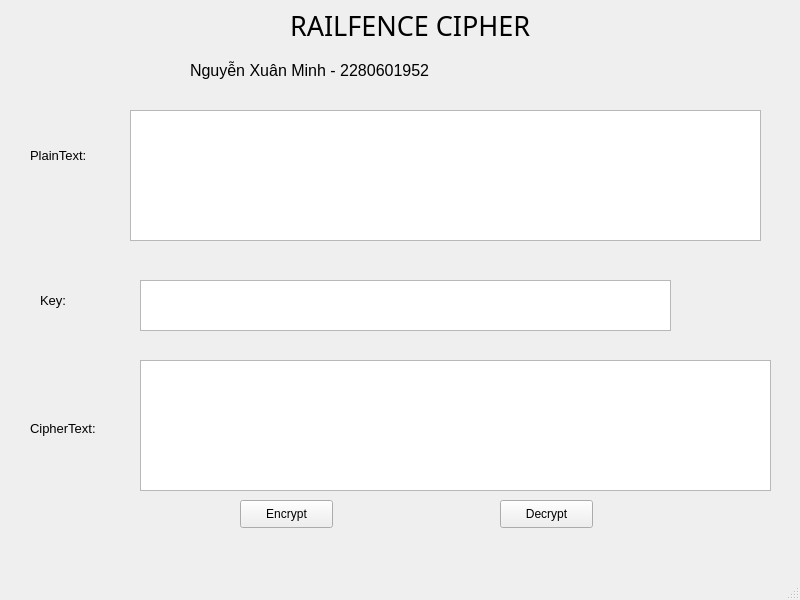
<?xml version="1.0" encoding="UTF-8"?>
<ui version="4.0">
 <class>MainWindow</class>
 <widget class="QMainWindow" name="MainWindow">
  <property name="geometry">
   <rect>
    <x>0</x>
    <y>0</y>
    <width>800</width>
    <height>600</height>
   </rect>
  </property>
  <property name="windowTitle">
   <string>MainWindow</string>
  </property>
  <widget class="QWidget" name="centralwidget">
   <widget class="QPushButton" name="btn_decrypt">
    <property name="geometry">
     <rect>
      <x>500</x>
      <y>500</y>
      <width>93</width>
      <height>28</height>
     </rect>
    </property>
    <property name="text">
     <string>Decrypt</string>
    </property>
   </widget>
   <widget class="QLabel" name="label">
    <property name="geometry">
     <rect>
      <x>290</x>
      <y>0</y>
      <width>241</width>
      <height>51</height>
     </rect>
    </property>
    <property name="font">
     <font>
      <family>Impact</family>
      <pointsize>20</pointsize>
     </font>
    </property>
    <property name="text">
     <string>RAILFENCE CIPHER</string>
    </property>
    <property name="textFormat">
     <enum>Qt::PlainText</enum>
    </property>
   </widget>
   <widget class="QLabel" name="label_5">
    <property name="geometry">
     <rect>
      <x>30</x>
      <y>420</y>
      <width>91</width>
      <height>16</height>
     </rect>
    </property>
    <property name="font">
     <font>
      <pointsize>10</pointsize>
     </font>
    </property>
    <property name="text">
     <string>CipherText:</string>
    </property>
   </widget>
   <widget class="QLabel" name="label_4">
    <property name="geometry">
     <rect>
      <x>40</x>
      <y>290</y>
      <width>91</width>
      <height>21</height>
     </rect>
    </property>
    <property name="font">
     <font>
      <pointsize>10</pointsize>
     </font>
    </property>
    <property name="text">
     <string>Key:</string>
    </property>
   </widget>
   <widget class="QTextEdit" name="txt_key">
    <property name="geometry">
     <rect>
      <x>140</x>
      <y>280</y>
      <width>531</width>
      <height>51</height>
     </rect>
    </property>
   </widget>
   <widget class="QLabel" name="label_3">
    <property name="geometry">
     <rect>
      <x>30</x>
      <y>140</y>
      <width>111</width>
      <height>31</height>
     </rect>
    </property>
    <property name="font">
     <font>
      <pointsize>10</pointsize>
     </font>
    </property>
    <property name="text">
     <string>PlainText:</string>
    </property>
   </widget>
   <widget class="QTextEdit" name="txt_plain_text">
    <property name="geometry">
     <rect>
      <x>130</x>
      <y>110</y>
      <width>631</width>
      <height>131</height>
     </rect>
    </property>
   </widget>
   <widget class="QLabel" name="label_2">
    <property name="geometry">
     <rect>
      <x>190</x>
      <y>50</y>
      <width>441</width>
      <height>41</height>
     </rect>
    </property>
    <property name="font">
     <font>
      <pointsize>12</pointsize>
     </font>
    </property>
    <property name="text">
     <string>Nguyễn Xuân Minh - 2280601952 </string>
    </property>
   </widget>
   <widget class="QTextEdit" name="txt_cipher_text">
    <property name="geometry">
     <rect>
      <x>140</x>
      <y>360</y>
      <width>631</width>
      <height>131</height>
     </rect>
    </property>
   </widget>
   <widget class="QPushButton" name="btn_encrypt">
    <property name="geometry">
     <rect>
      <x>240</x>
      <y>500</y>
      <width>93</width>
      <height>28</height>
     </rect>
    </property>
    <property name="text">
     <string>Encrypt</string>
    </property>
   </widget>
  </widget>
  <widget class="QMenuBar" name="menubar">
   <property name="geometry">
    <rect>
     <x>0</x>
     <y>0</y>
     <width>800</width>
     <height>26</height>
    </rect>
   </property>
  </widget>
  <widget class="QStatusBar" name="statusbar"/>
 </widget>
 <resources/>
 <connections/>
</ui>
